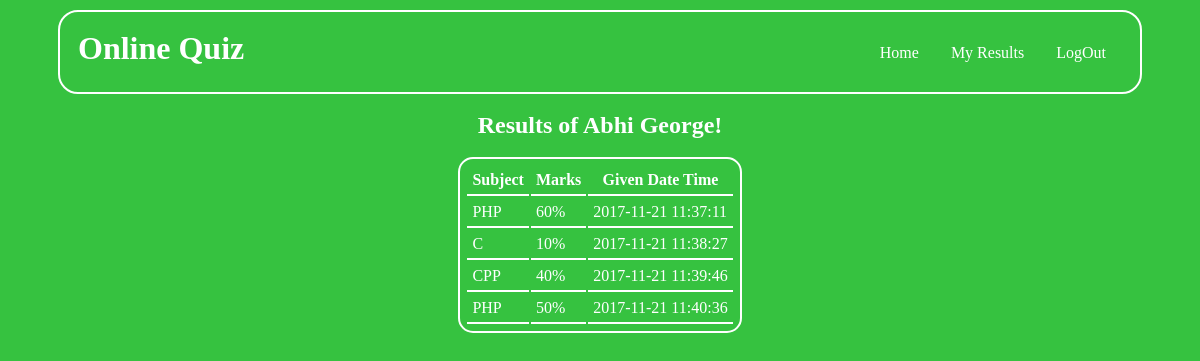
Page /result.php (signed in) on the committed database.
### tables this page shows
CREATE TABLE `user_result` (
  `id` int(11) NOT NULL,
  `email_id` varchar(255) NOT NULL,
  `subject` varchar(15) NOT NULL,
  `marks` float NOT NULL,
  `gdatetime` datetime NOT NULL
);

### result.php (the view, shortened to what this page needs)
<?php
include("connect.php");
?>
<!DOCTYPE html>
<html>
<head>
	<link rel="stylesheet" type="text/css" href="my.css">
</head>
<body bgcolor="#36c24">
	<div class="nav" style="margin-top: 10px;">
<h1 class="nav-cap">Online Quiz</h1>
<ul>
	<li><a href="logout.php">LogOut</a></li>
	<li><a href="result.php">My Results</a></li>
	<li><a href="welcome.php">Home</a></li>
</ul>
</div>
<h2 style="text-align: center;color: white;padding: 18px;">Results of <?php echo $_SESSION['name']."!";?></h2>
<center><table>
	<tr><th>Subject</th><th>Marks</th><th>Given Date Time</th></tr>
	<?php $sql=mysqli_query($con,"select * from user_result where email_id='".$_SESSION['email']."'");
	while($row=mysqli_fetch_assoc($sql))
	{
		echo "<tr><td>".$row['subject']."</td><td>".$row['marks']."%</td><td>".$row['gdatetime']."</td></tr>";
	} ?>
</table></center>
</body>
</html>

### my.css (style rules this page uses)
* { padding: 0px; margin: 0px; font-family: Bookman Old Style; }
.nav-cap { color: white; padding: 18px; float: left; }
.nav { height: 80px; width: 1080px; border: 2px solid white; margin: auto; border-radius: 20px; }
ul { list-style-type: none; margin: 0; padding: 18px; overflow: hidden; }
li { float: right; }
li a { display: block; color: white; text-align: center; padding: 14px 16px; text-decoration: none; }

### result.php (style rules this page uses)
td { padding: 5px; border-bottom: 2px solid white; }
th { padding: 5px; border-bottom: 2px solid white; }
table { color: white; border:2px solid white; border-radius: 15px; padding: 5px; }

### rows in the picture
user_result: subject "PHP", marks "60", gdatetime "2017-11-21 11:37:11"
user_result: subject "C", marks "10", gdatetime "2017-11-21 11:38:27"
user_result: subject "CPP", marks "40", gdatetime "2017-11-21 11:39:46"
user_result: subject "PHP", marks "50", gdatetime "2017-11-21 11:40:36"

### other values in the picture
$_SESSION['name'] "Abhi George"
